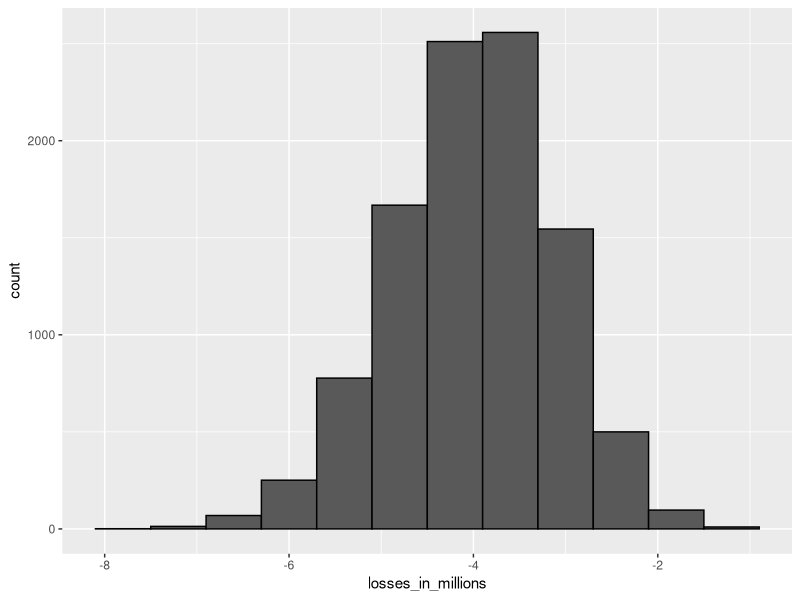

The R script that drew this image:
#!/usr/bin/env Rscript
suppressPackageStartupMessages(library(tidyverse))

set.seed(1)
n <- 1000
loss_per_foreclosure <- -200000
p <- 0.02
defaults <- sample( c(0,1), n, prob=c(1-p, p), replace = TRUE)
sum(defaults * loss_per_foreclosure)

# Interest rate Monte Carlo simulation
B <- 10000
losses <- replicate(B, {
    defaults <- sample( c(0,1), n, prob=c(1-p, p), replace = TRUE) 
    sum(defaults * loss_per_foreclosure)
})

data.frame(losses_in_millions = losses/10^6) %>%
    ggplot(aes(losses_in_millions)) +
    geom_histogram(binwidth = 0.6, col = "black")

# expected value 
n * (p * loss_per_foreclosure + (1-p) * 0)   
# standard error
sqrt(n) * abs(loss_per_foreclosure) * sqrt(p * (1-p)) 

# Calculating interest rates for expected value of 0
# We can calculate the amount  to add to each loan so that the expected value is 0 
# using the equation. 
# Note that this equation is the definition of expected value given a loss per
# foreclosure l  
# with foreclosure probability p  and profit x if there is no foreclosure
# (probability).
# We solve for -l * p / (1-p) and calculate x:
x = - loss_per_foreclosure * p/(1-p)
x
print("On a $180,000 loan, this equals an interest rate of:")
x/180000

# Calculating interest rate for 1% probability of losing money
l <- loss_per_foreclosure
z <- qnorm(0.01)
x <- -l*( n*p - z*sqrt(n*p*(1-p)))/ ( n*(1-p) + z*sqrt(n*p*(1-p)))
print("interest rate:")
x/180000    
print("expected value of the profit per loan")
loss_per_foreclosure * p + x * (1-p)    
print("expected value of the profit over n loans")
n * (loss_per_foreclosure * p + x * (1-p))
